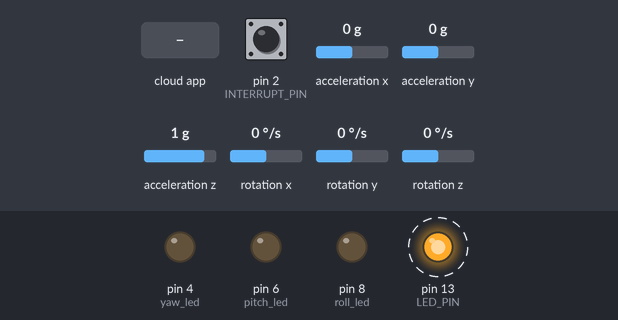
This sketch was run on a simulated Arduino Uno, built with avr-gcc and run on an emulated ATmega328P. Shown: output pins drawn as LEDs (lit = HIGH). Dashed ring = blinking. The test bench sets the inputs (shaded band); at power-on: pin 2 (INTERRUPT_PIN) LOW, acceleration x 0 g, acceleration y 0 g, acceleration z 1 g, rotation x 0 °/s, rotation y 0 °/s, rotation z 0 °/s. The ROS host is connected and sends only what is stated; the sensor or clock chip raises its interrupt line as the real part does; what the sketch prints to the serial monitor is not drawn.

Above: at 1.7 s.
1.8 s: the phone or cloud app sets yaw to 0
At 2.07 s:
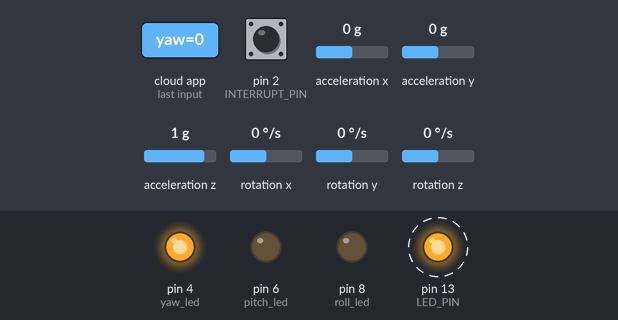
4.8 s: the phone or cloud app sets pitch to 0
At 5.38 s:
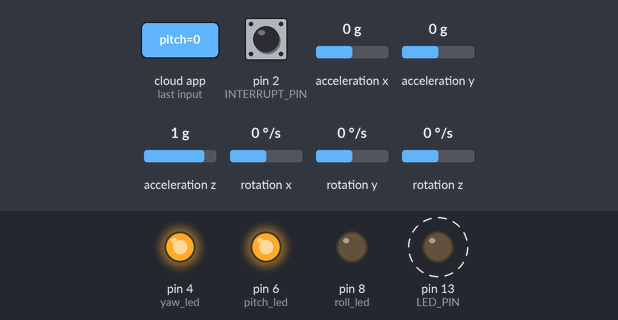
7.8 s: the phone or cloud app sets roll to 0
At 10.75 s:
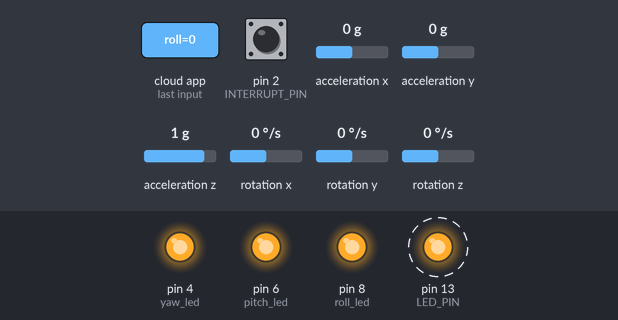
10.8 s: the phone or cloud app sets yaw to 100
At 11.39 s:
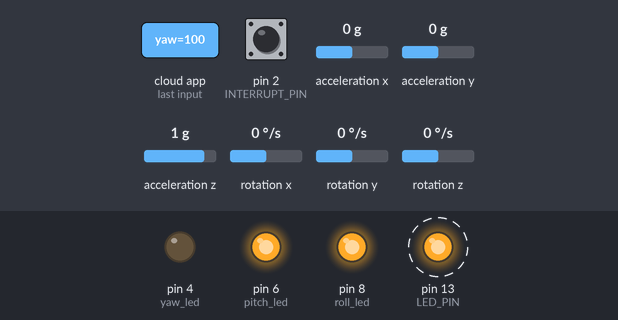
13.8 s: the phone or cloud app sets pitch to 100
At 14.09 s:
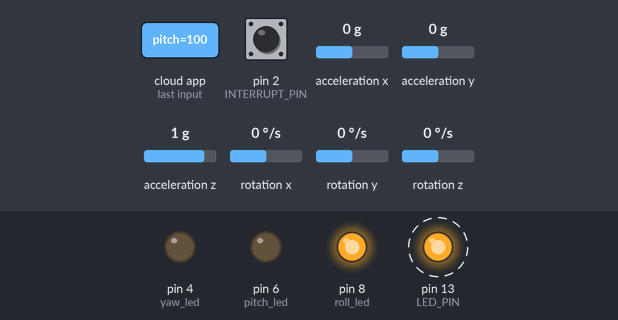
16.8 s: the phone or cloud app sets yaw to 0
At 17.4 s:
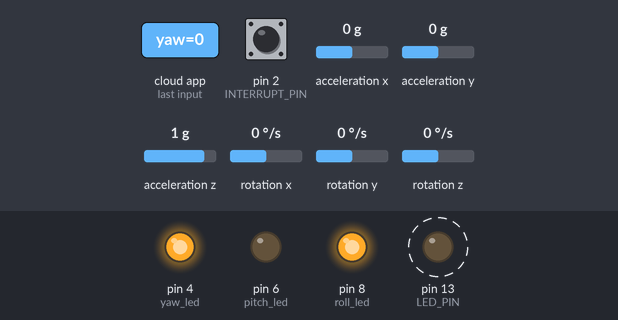
Timing chart, 0 to 20.8 s (numbered marks = the images above; inputs shaded):
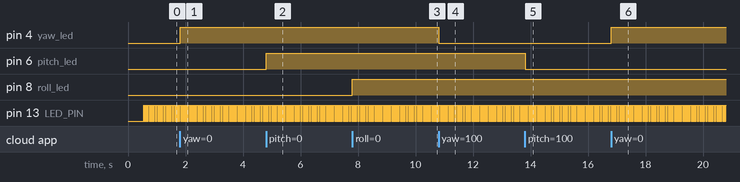

Measured:
- after the input at 1.8 s, pin 4 (yaw_led): LOW → HIGH at once
- after the input at 4.8 s, pin 6 (pitch_led): LOW → HIGH at once
- after the input at 7.8 s, pin 8 (roll_led): LOW → HIGH at once
- after the input at 10.8 s, pin 4 (yaw_led): HIGH → LOW at once
- after the input at 13.8 s, pin 6 (pitch_led): HIGH → LOW at once
- after the input at 16.8 s, pin 4 (yaw_led): LOW → HIGH at once
- by itself, pin 13 (LED_PIN): alternates HIGH for 0.02 s and LOW for 0.02 s

The sketch:

MPU6050_DMP6.ino
```cpp
// ROS Library
#include <ros.h>
#include <std_msgs/Float32.h>
#include <std_msgs/String.h>

// I2Cdev and MP6050 libraries
#include "I2Cdev.h"
#include "MPU6050_6Axis_MotionApps20.h"

// Arduino Wire library is required if I2Cdev I2CDEV_ARDUINO_WIRE implementation
// is used in I2Cdev.h
#if I2CDEV_IMPLEMENTATION == I2CDEV_ARDUINO_WIRE
    #include "Wire.h"
#endif

// class default I2C address is 0x68
// specific I2C addresses may be passed as a parameter here
// AD0 low = 0x68 (default for SparkFun breakout and InvenSense evaluation board)
// AD0 high = 0x69
MPU6050 mpu;
//MPU6050 mpu(0x69); // <-- use for AD0 hignhh

#define OUTPUT_READABLE_YAWPITCHROLL


#define INTERRUPT_PIN 2  // use pin 2 on Arduino Uno & most boards
#define LED_PIN 13 // (Arduino is 13, Teensy is 11, Teensy++ is 6)
bool blinkState = false;

// MPU control/status vars
bool dmpReady = false;  // set true if DMP init was successful
uint8_t mpuIntStatus;   // holds actual interrupt status byte from MPU
uint8_t devStatus;      // return status after each device operation (0 = success, !0 = error)
uint16_t packetSize;    // expected DMP packet size (default is 42 bytes)
uint16_t fifoCount;     // count of all bytes currently in FIFO
uint8_t fifoBuffer[64]; // FIFO storage buffer

// orientation/motion vars
Quaternion q;           // [w, x, y, z]         quaternion container
VectorFloat gravity;    // [x, y, z]            gravity vector
float ypr[3];           // [yaw, pitch, roll]   yaw/pitch/roll container and gravity vector


// ================================================================
// ===               INTERRUPT DETECTION ROUTINE                ===
// ================================================================

volatile bool mpuInterrupt = false;     // indicates whether MPU interrupt pin has gone high
void dmpDataReady() {
    mpuInterrupt = true;
}


// ================================================================
// ===                      ROS PUBLISHER                       ===
// ================================================================

ros::NodeHandle nh;

std_msgs::Float32 yaw_msg;
std_msgs::Float32 pitch_msg;
std_msgs::Float32 roll_msg;

ros::Publisher chatter_yaw("yaw", &yaw_msg);
ros::Publisher chatter_pitch("pitch", &pitch_msg);
ros::Publisher chatter_roll("roll", &roll_msg);


// ================================================================
// ===                      ROS SUBSCRIBER                      ===
// ================================================================

void yaw_led(const std_msgs::Float32& yaw){
  //if yaw is greater than 0
  if(yaw.data >= 0){
    digitalWrite(4, HIGH-digitalRead(4));
  } else {
    digitalWrite(4, LOW-digitalRead(4));
  }
}

void pitch_led(const std_msgs::Float32& pitch){
  //if pitch is greater than 0
  if(pitch.data >= 0){
    digitalWrite(6, HIGH-digitalRead(6));
  } else {
    digitalWrite(6, LOW-digitalRead(6));
  }
}

void roll_led(const std_msgs::Float32& roll){
  //if roll is greater than 0
  if(roll.data >= 0){
    digitalWrite(8, HIGH-digitalRead(8));
  } else {
    digitalWrite(8, LOW-digitalRead(8));
  }
}

ros::Subscriber<std_msgs::Float32> sub_yaw("yaw", &yaw_led);
ros::Subscriber<std_msgs::Float32> sub_pitch("pitch", &pitch_led);
ros::Subscriber<std_msgs::Float32> sub_roll("roll", &roll_led);


// ================================================================
// ===                      INITIAL SETUP                       ===
// ================================================================

void setup() {
    // set up for ROS
    pinMode(4, OUTPUT);
    pinMode(6, OUTPUT);
    pinMode(8, OUTPUT);
    pinMode(13, OUTPUT);
    nh.initNode();
    nh.advertise(chatter_yaw);
    nh.advertise(chatter_pitch);
    nh.advertise(chatter_roll);

    nh.subscribe(sub_yaw);
    nh.subscribe(sub_pitch);
    nh.subscribe(sub_roll);

    // join I2C bus (I2Cdev library doesn't do this automatically)
    #if I2CDEV_IMPLEMENTATION == I2CDEV_ARDUINO_WIRE
        Wire.begin();
        Wire.setClock(400000); // 400kHz I2C clock. Comment this line if having compilation difficulties
    #elif I2CDEV_IMPLEMENTATION == I2CDEV_BUILTIN_FASTWIRE
        Fastwire::setup(400, true);
    #endif

    // initialize serial communication
    Serial.begin(57600);
    while (!Serial); // wait for Leonardo enumeration, others continue immediately

    // NOTE: 8MHz or slower host processors, like the Teensy @ 3.3V or Arduino
    // Pro Mini running at 3.3V, cannot handle this baud rate reliably due to
    // the baud timing being too misaligned with processor ticks. You must use
    // 38400 or slower in these cases, or use some kind of external separate
    // crystal solution for the UART timer.

    // initialize device
    Serial.println(F("Initializing I2C devices..."));
    mpu.initialize();
    pinMode(INTERRUPT_PIN, INPUT);

    // verify connection
    Serial.println(F("Testing device connections..."));
    Serial.println(mpu.testConnection() ? F("MPU6050 connection successful") : F("MPU6050 connection failed"));

    // load and configure the DMP
    Serial.println(F("Initializing DMP..."));
    devStatus = mpu.dmpInitialize();

    // supply your own gyro offsets here, scaled for min sensitivity
    mpu.setXGyroOffset(220);
    mpu.setYGyroOffset(76);
    mpu.setZGyroOffset(-85);
    mpu.setZAccelOffset(1788); // 1688 factory default for my test chip

    // make sure it worked (returns 0 if so)
    if (devStatus == 0) {
        // turn on the DMP, now that it's ready
        Serial.println(F("Enabling DMP..."));
        mpu.setDMPEnabled(true);

        // enable Arduino interrupt detection
        Serial.println(F("Enabling interrupt detection (Arduino external interrupt 0)..."));
        attachInterrupt(digitalPinToInterrupt(INTERRUPT_PIN), dmpDataReady, RISING);
        mpuIntStatus = mpu.getIntStatus();

        // set our DMP Ready flag so the main loop() function knows it's okay to use it
        Serial.println(F("DMP ready! Waiting for first interrupt..."));
        dmpReady = true;

        // get expected DMP packet size for later comparison
        packetSize = mpu.dmpGetFIFOPacketSize();
    } else {
        // ERROR!
        // 1 = initial memory load failed
        // 2 = DMP configuration updates failed
        // (if it's going to break, usually the code will be 1)
        Serial.print(F("DMP Initialization failed (code "));
        Serial.print(devStatus);
        Serial.println(F(")"));
    }

    // configure LED for output
    pinMode(LED_PIN, OUTPUT);
}


// ================================================================
// ===                    MAIN PROGRAM LOOP                     ===
// ================================================================

void loop() {
    // if programming failed, don't try to do anything
    if (!dmpReady) return;

    // wait for MPU interrupt or extra packet(s) available
    while (!mpuInterrupt && fifoCount < packetSize) {
        // other program behavior stuff here
        // .
        // .
        // .
        // if you are really paranoid you can frequently test in between other
        // stuff to see if mpuInterrupt is true, and if so, "break;" from the
        // while() loop to immediately process the MPU data
        // .
        // .
        // .
    }

    // reset interrupt flag and get INT_STATUS byte
    mpuInterrupt = false;
    mpuIntStatus = mpu.getIntStatus();

    // get current FIFO count
    fifoCount = mpu.getFIFOCount();

    // check for overflow (this should never happen unless our code is too inefficient)
    if ((mpuIntStatus & 0x10) || fifoCount == 1024) {
        // reset so we can continue cleanly
        mpu.resetFIFO();
        Serial.println(F("FIFO overflow!"));

    // otherwise, check for DMP data ready interrupt (this should happen frequently)
    } else if (mpuIntStatus & 0x02) {
        // wait for correct available data length, should be a VERY short wait
        while (fifoCount < packetSize) fifoCount = mpu.getFIFOCount();

        // read a packet from FIFO
        mpu.getFIFOBytes(fifoBuffer, packetSize);

        // track FIFO count here in case there is > 1 packet available
        // (this lets us immediately read more without waiting for an interrupt)
        fifoCount -= packetSize;

        #ifdef OUTPUT_READABLE_YAWPITCHROLL
            // display Euler angles in degrees
            mpu.dmpGetQuaternion(&q, fifoBuffer);
            mpu.dmpGetGravity(&gravity, &q);
            mpu.dmpGetYawPitchRoll(ypr, &q, &gravity);

//            Serial.print("ypr\t");
//            Serial.print(ypr[0] * 180/M_PI);
//            Serial.print("\t");
//            Serial.print(ypr[1] * 180/M_PI);
//            Serial.print("\t");
//            Serial.println(ypr[2] * 180/M_PI);

            // Publish message to ROS
            yaw_msg.data = ypr[0] * 180/M_PI;
            pitch_msg.data = ypr[1] * 180/M_PI;
            roll_msg.data = ypr[2] * 180/M_PI;

            chatter_yaw.publish(&yaw_msg);
            chatter_pitch.publish(&pitch_msg);
            chatter_roll.publish(&roll_msg);

            nh.spinOnce();
            delay(10);
        #endif


        // blink LED to indicate activity
        blinkState = !blinkState;
        digitalWrite(LED_PIN, blinkState);
    }
}
```
